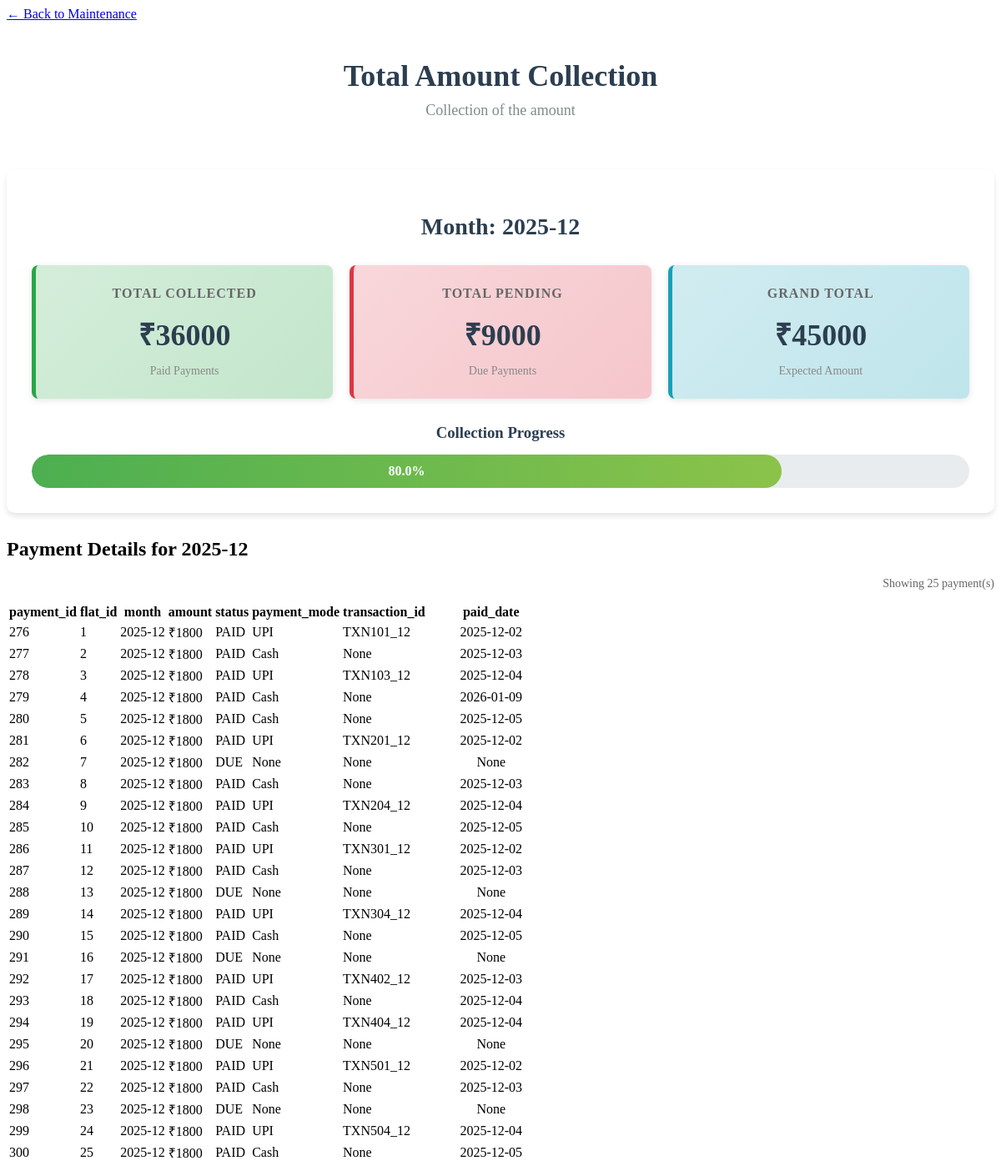
Page /total/amount on the committed database.
### tables this page shows
CREATE TABLE payments (
    payment_id INTEGER PRIMARY KEY AUTOINCREMENT,
    flat_id INTEGER,
    month TEXT,    
    amount INTEGER,
    status TEXT,   
    payment_mode TEXT,  
    transaction_id TEXT,
    paid_date TEXT,
    FOREIGN KEY(flat_id) REFERENCES flats(flat_id));

### app.py (the view)
@app.route("/total/amount", methods=['GET'])
def get_total_amount():
    conn = db_connection()
    cursor = conn.cursor()
    cursor.execute('SELECT month FROM payments ORDER BY month DESC LIMIT 1')
    recent_month_row = cursor.fetchone()
    if not recent_month_row:
        conn.close()
        return render_template("total_amount.html", recent_month=None, total_collected=0, total_due=0, grand_total=0, flats=[])
    recent_month = recent_month_row['month']
    cursor.execute('SELECT * FROM payments WHERE month = ? ORDER BY flat_id', (recent_month,))
    flats = cursor.fetchall()
    cursor.execute('''
        SELECT
            SUM(CASE WHEN status = 'PAID' THEN amount ELSE 0 END) as collected,
            SUM(CASE WHEN status = 'DUE' THEN amount ELSE 0 END) as due,
            SUM(amount) as total
        FROM payments
        WHERE month = ?
    ''', (recent_month,))
    totals = cursor.fetchone()
    conn.close()
    return render_template("total_amount.html",
                         recent_month=recent_month,
                         total_collected=totals['collected'] or 0,
                         total_due=totals['due'] or 0,
                         grand_total=totals['total'] or 0,
                         flats=flats)

### app.py (called while the page is built)
def db_connection():
    conn = sqlite3.connect(database)
    conn.row_factory = sqlite3.Row
    return conn

### templates/total_amount.html (shortened to what this page needs)
<!DOCTYPE html>
<html lang="en">
<head>
    <link rel="stylesheet" href="{{ url_for('static', filename='css/style.css') }}">
</head>
<body>
    <div class="container">
        <a href="/maintenance" class="back-button">← Back to Maintenance</a>
        <div class="page-header">
                     <h1>Total Amount Collection</h1>
                    <p class="subtitle">Collection of the amount</p>
                </div>
        {% if recent_month %}
        <div class="summary-container">
            <h2>Month: {{ recent_month }}</h2>
            <div class="summary-cards">
                <div class="summary-card collected">
                    <h3>Total Collected</h3>
                    <p class="amount">₹{{ total_collected }}</p>
                    <span class="label">Paid Payments</span>
                </div>
                <div class="summary-card pending">
                    <h3>Total Pending</h3>
                    <p class="amount">₹{{ total_due }}</p>
                    <span class="label">Due Payments</span>
                </div>
                <div class="summary-card total">
                    <h3>Grand Total</h3>
                    <p class="amount">₹{{ grand_total }}</p>
                    <span class="label">Expected Amount</span>
                </div>
            </div>
            <div class="progress-container">
                <h3>Collection Progress</h3>
                <div class="progress-bar">
                    <div class="progress-fill" style="width: {{ (total_collected / grand_total * 100) if grand_total > 0 else 0 }}%">
                        {{ "%.1f"|format((total_collected / grand_total * 100) if grand_total > 0 else 0) }}%
                    </div>
                </div>
            </div>
        </div>
        <h2>Payment Details for {{ recent_month }}</h2>
        <div class="table-info">
            <p>Showing {{ flats|length }} payment(s)</p>
        </div>
        <table>
            <thead>
                <tr>
                    {% for column in flats[0].keys() %}
                    <th>{{ column }}</th>
                    {% endfor %}
                </tr>
            </thead>
            <tbody>
                {% for row in flats %}
                <tr>
                    {% for key in row.keys() %}
                        {% if key == 'status' %}
                            <td>
                                {% if row[key] == 'PAID' %}
                                    <span class="status-paid">{{ row[key] }}</span>
                                {% else %}
                                    <span class="status-due">{{ row[key] }}</span>
                                {% endif %}
                            </td>
                        {% elif key == 'amount' %}
                            <td>₹{{ row[key] }}</td>
                        {% else %}
                            <td>{{ row[key] }}</td>
                        {% endif %}
                    {% endfor %}
                </tr>
                {% endfor %}
            </tbody>
        </table>
        {% else %}
        <p class="no-data-message">No payment data available.</p>
        {% endif %}
    </div>
</body>
</html>

### static/css/style.css (style rules this page uses)
.table-info { text-align: right; margin: 10px 0; color: #666; font-size: 14px; }
table th:last-child, table td:last-child { text-align: center; width: 150px; }
.summary-container { background-color: white; padding: 30px; border-radius: 10px; box-shadow: 0 4px 6px rgba(0,0,0,0.1); margin: 30px 0; }
.summary-container h2 { text-align: center; color: #2c3e50; margin-bottom: 30px; font-size: 28px; }
.summary-cards { display: grid; grid-template-columns: repeat(auto-fit, minmax(250px, 1fr)); gap: 20px; margin-bottom: 30px; }
.summary-card { padding: 25px; border-radius: 8px; text-align: center; box-shadow: 0 2px 8px rgba(0,0,0,0.1); transition: transform 0.3s ease; }
.summary-card.collected { background: linear-gradient(135deg, #d4edda 0%, #c3e6cb 100%); border-left: 5px solid #28a745; }
.summary-card.pending { background: linear-gradient(135deg, #f8d7da 0%, #f5c6cb 100%); border-left: 5px solid #dc3545; }
.summary-card.total { background: linear-gradient(135deg, #d1ecf1 0%, #bee5eb 100%); border-left: 5px solid #17a2b8; }
.summary-card h3 { margin: 0 0 15px 0; font-size: 16px; color: #666; text-transform: uppercase; letter-spacing: 1px; }
.summary-card .amount { font-size: 36px; font-weight: bold; margin: 10px 0; color: #2c3e50; }
.summary-card .label { font-size: 14px; color: #888; }
.progress-container { margin-top: 30px; }
.progress-container h3 { text-align: center; margin-bottom: 15px; color: #2c3e50; }
.progress-bar { width: 100%; height: 40px; background-color: #e9ecef; border-radius: 20px; overflow: hidden; position: relative; }
.progress-fill { height: 100%; background: linear-gradient(90deg, #4CAF50 0%, #8BC34A 100%); display: flex; align-items: center; justify-content: center; color: white; font-weight: bold; font-size: 16px; transition: width 0.5s ease; border-radius: 20px; }
.page-header { text-align: center; margin-bottom: 40px; padding: 20px; }
.page-header h1 { font-size: 36px; color: #2c3e50; margin-bottom: 10px; }
.page-header .subtitle { font-size: 18px; color: #7f8c8d; margin: 0; }

### rows in the picture
payments: month "2025-12", payment_id "276" "1" "2025-12" "UPI" "TXN101_12" "2025-12-02", amount "1800", status "PAID"
payments: payment_id "277" "2" "2025-12" "Cash" "None" "2025-12-03", amount "1800", status "PAID"
payments: payment_id "278" "3" "2025-12" "UPI" "TXN103_12" "2025-12-04", amount "1800", status "PAID"
payments: payment_id "279" "4" "2025-12" "Cash" "None" "2026-01-09", amount "1800", status "PAID"
payments: payment_id "280" "5" "2025-12" "Cash" "None" "2025-12-05", amount "1800", status "PAID"
payments: payment_id "281" "6" "2025-12" "UPI" "TXN201_12" "2025-12-02", amount "1800", status "PAID"
payments: payment_id "282" "7" "2025-12" "None" "None" "None", amount "1800", status "DUE"
payments: payment_id "283" "8" "2025-12" "Cash" "None" "2025-12-03", amount "1800", status "PAID"
payments: payment_id "284" "9" "2025-12" "UPI" "TXN204_12" "2025-12-04", amount "1800", status "PAID"
payments: payment_id "285" "10" "2025-12" "Cash" "None" "2025-12-05", amount "1800", status "PAID"
payments: payment_id "286" "11" "2025-12" "UPI" "TXN301_12" "2025-12-02", amount "1800", status "PAID"
payments: payment_id "287" "12" "2025-12" "Cash" "None" "2025-12-03", amount "1800", status "PAID"
payments: payment_id "288" "13" "2025-12" "None" "None" "None", amount "1800", status "DUE"
payments: payment_id "289" "14" "2025-12" "UPI" "TXN304_12" "2025-12-04", amount "1800", status "PAID"
payments: payment_id "290" "15" "2025-12" "Cash" "None" "2025-12-05", amount "1800", status "PAID"
payments: payment_id "291" "16" "2025-12" "None" "None" "None", amount "1800", status "DUE"
payments: payment_id "292" "17" "2025-12" "UPI" "TXN402_12" "2025-12-03", amount "1800", status "PAID"
payments: payment_id "293" "18" "2025-12" "Cash" "None" "2025-12-04", amount "1800", status "PAID"
payments: payment_id "294" "19" "2025-12" "UPI" "TXN404_12" "2025-12-04", amount "1800", status "PAID"
payments: payment_id "295" "20" "2025-12" "None" "None" "None", amount "1800", status "DUE"
payments: payment_id "296" "21" "2025-12" "UPI" "TXN501_12" "2025-12-02", amount "1800", status "PAID"
payments: payment_id "297" "22" "2025-12" "Cash" "None" "2025-12-03", amount "1800", status "PAID"
payments: payment_id "298" "23" "2025-12" "None" "None" "None", amount "1800", status "DUE"
payments: payment_id "299" "24" "2025-12" "UPI" "TXN504_12" "2025-12-04", amount "1800", status "PAID"
payments: payment_id "300" "25" "2025-12" "Cash" "None" "2025-12-05", amount "1800", status "PAID"

### other values in the picture
{{ total_collected }} "36000"
{{ total_due }} "9000"
{{ grand_total }} "45000"
{{ flats|length }} "25"
{{ column }} "payment_id" "flat_id" "month" "amount" "status" "payment_mode" "transaction_id" "paid_date"
